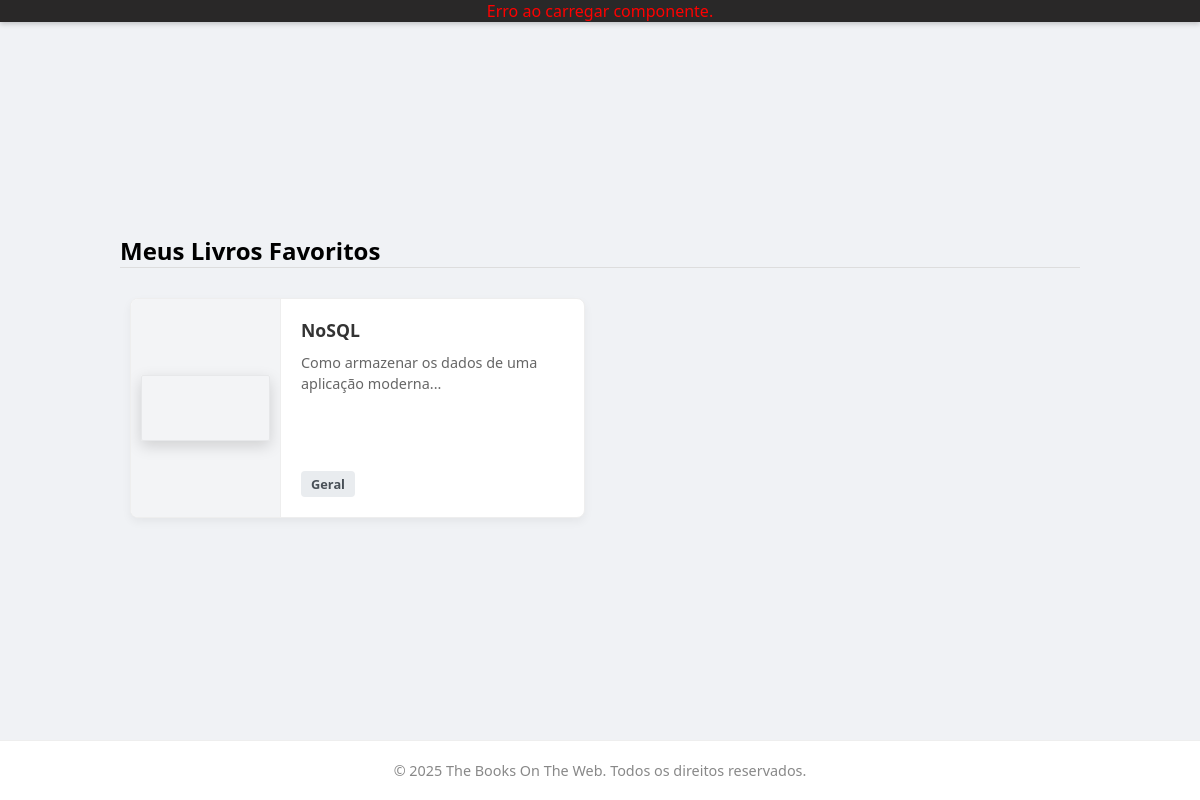
/public/templates/biblioteca/mybooksClient.php (signed in), run on an earlier commit of the app's database.
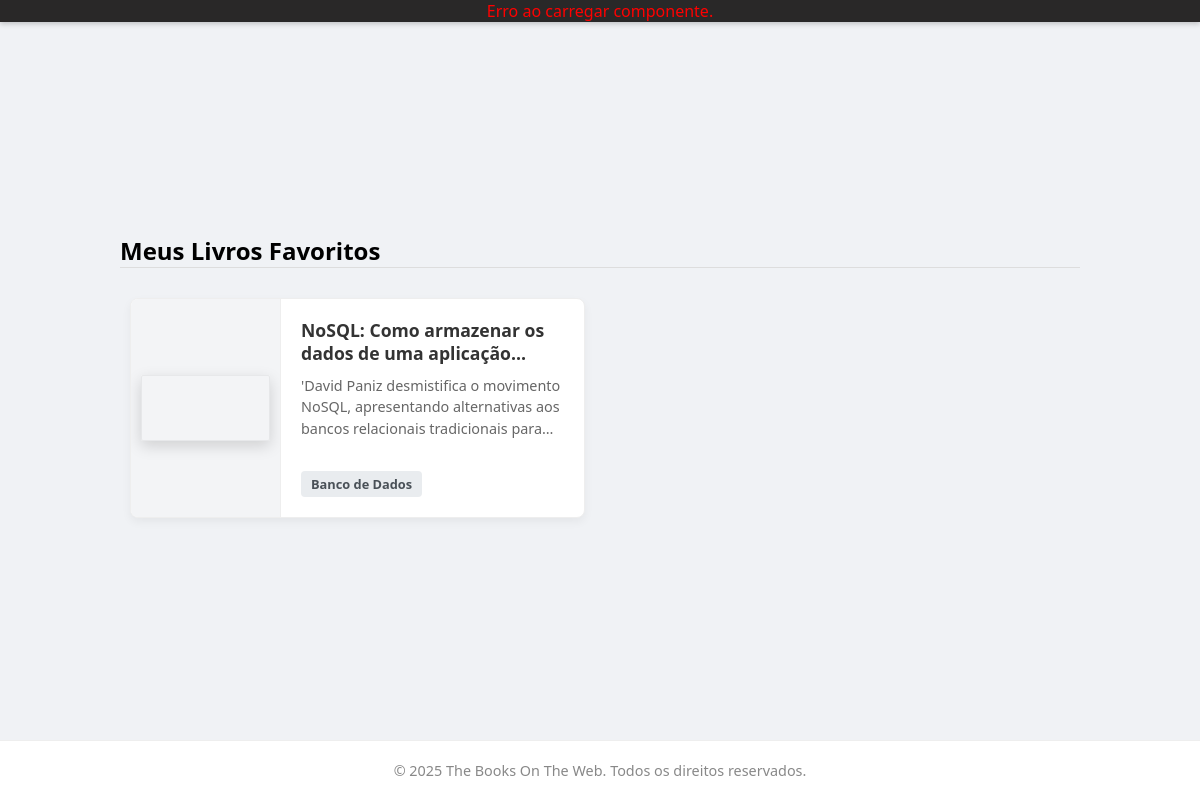
And on a later commit of the database.
### tables this page shows
CREATE TABLE `livro` (
  `id_livro` int(11) NOT NULL,
  `titulo` varchar(255) NOT NULL,
  `descricao` text NOT NULL,
  `data_publi` date NOT NULL,
  `pdf` varchar(255) NOT NULL,
  `id_editora` int(11) DEFAULT NULL
);

### public/templates/biblioteca/mybooksClient.php (the view, shortened to what this page needs)
<?php
require_once (__DIR__ . '/../../api/conection/conectionBD.php');
$id_user = $_SESSION['id_user'];
$sql = "SELECT l.*,
               GROUP_CONCAT(DISTINCT c.nome_categoria SEPARATOR ', ') as nome_categoria
        FROM livro l
        INNER JOIN favoritos f ON l.id_livro = f.id_livro
        -- Correção: nomes das colunas na tabela 'temas'
        LEFT JOIN temas t ON l.id_livro = t.id_livro
        LEFT JOIN categoria c ON t.id_categoria = c.id_categoria
        WHERE f.id_user = $id_user
        GROUP BY l.id_livro
        ORDER BY f.data_favoritado DESC";
$resultado = mysqli_query($con, $sql);
?>
<!DOCTYPE html>
<html lang="pt-br">
<head>
    <link rel="stylesheet" href="styles/style.css">
    <link rel="stylesheet" href="styles/cards.css">
    <link rel="stylesheet" href="styles/livros.css">
    <link rel="stylesheet" href="styles/stylephone.css?v=<?php echo time(); ?>">
</head>
<body>
    <header id="header-placeholder"></header>
    <main>
        <div class="container-vitrine" style="padding: 20px; max-width: 1000px; margin: auto; width: 100%;">
            <h2>Meus Livros Favoritos</h2>
            <hr style="margin-bottom: 20px; border: 0; border-top: 1px solid #ddd;">
            <div class="lista-livros">
                <?php
                if ($resultado && mysqli_num_rows($resultado) > 0) {
                    while ($livro = mysqli_fetch_assoc($resultado)) {
                        $caminhoPdf = '/The-Books-On-The-Web/database/pdfs/' . $livro['pdf'];
                        echo '<a href="templates/biblioteca/livros.php?id=' . $livro['id_livro'] . '" style="text-decoration:none; color:inherit;">';
                        echo '<div class="livro-card">';
                        echo '<div class="capa-wrapper">';
                        if (!empty($livro['pdf'])) { echo '<canvas class="pdf-thumb" data-url="' . $caminhoPdf . '"></canvas>'; } else { echo '<div class="sem-capa">Sem Capa</div>'; }
                        echo '</div>';
                        echo '<div class="info-livro">';
                        echo '<h3>' . htmlspecialchars($livro['titulo']) . '</h3>';
                        echo '<p>' . htmlspecialchars($livro['descricao']) . '</p>';
                        echo '<span class="categoria-tag">' . htmlspecialchars($livro['nome_categoria'] ?? 'Geral') . '</span>';
                        echo '</div>';
                        echo '</div>';
                        echo '</a>';
                    }
                } else {
                    echo '<div style="grid-column: 1/-1; text-align:center; padding: 40px; color: #666;">';
                    echo '<p>Você ainda não favoritou nenhum livro.</p>';
                    echo '<a href="index.php" style="color:var(--cor-destaque); font-weight:bold;">Explorar biblioteca</a>';
                    echo '</div>';
                }
                ?>
            </div>
        </div>
    </main>
    <footer id="footer-placeholder" class="caixa-footer"></footer>
</body>
</html>

What changed in the data, as far as the page shows it:
changed livro: titulo "NoSQL" → "NoSQL: Como armazenar os dados de uma…"; descricao "Como armazenar os dados de uma aplicação moderna..." → "'David Paniz desmistifica o movimento NoSQL, apresentando alternativas aos bancos relacionais tradicionais…"; nome_categoria "Geral" → "Banco de Dados"
